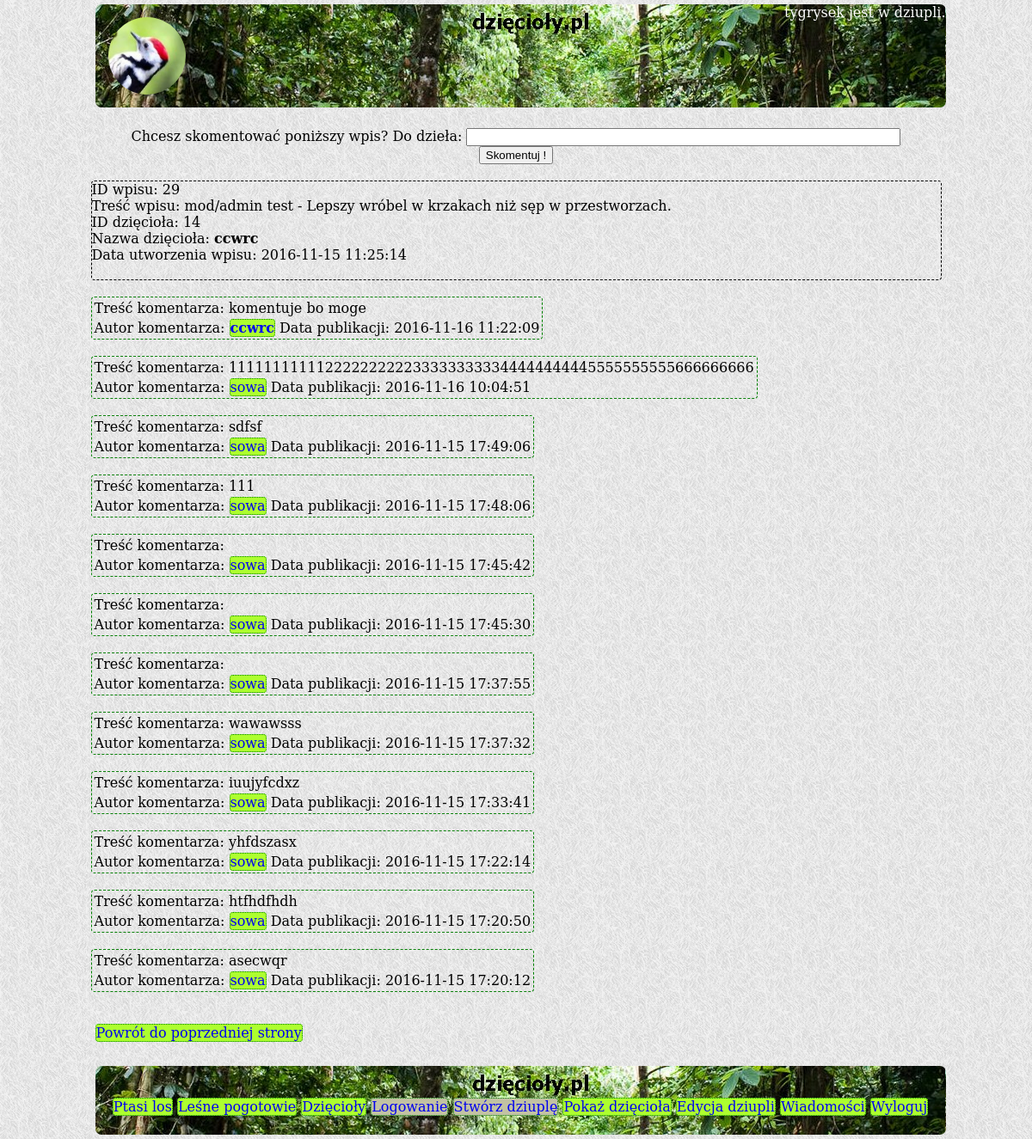
Page /detail.php?tweetid=29&strangeuser=14 (signed in) on the committed database.
### tables this page shows
CREATE TABLE `tweet` (
  `tweet_id` int(11) NOT NULL,
  `tweet_user_id` int(11) NOT NULL,
  `tweet_text` varchar(250) NOT NULL,
  `tweet_date` datetime DEFAULT NULL
);

CREATE TABLE `users` (
  `user_id` int(11) NOT NULL,
  `user_name` varchar(255) NOT NULL,
  `hashed_password` varchar(60) NOT NULL,
  `user_email` varchar(255) NOT NULL
);

CREATE TABLE `comment` (
  `comment_id` int(11) NOT NULL,
  `comment_user_id` int(11) NOT NULL,
  `comment_tweet_id` int(11) NOT NULL,
  `comment_creation_date` datetime DEFAULT NULL,
  `comment_text` varchar(80) NOT NULL
);

### src/Tweet.php (called while the page is built, shortened)
<?php
class Tweet {
    private $id;
    private $userId;
    private $text;
    private $creationDate;
    public function __construct() {
        $this->id = -1;
        $this->userId = 0;
        $this->text = "";
        $this->creationDate = "";
    }
    public function getId() {
        return $this->id;
    }
    public function getUserId() {
        return $this->userId;
    }
    public function getText() {
        return $this->text;
    }
    public function getCreationDate() {
        return $this->creationDate;
    }
    static public function loadTweetById(mysqli $conn, $id) {
        $sql = "SELECT * FROM tweet WHERE tweet_id = $id";
        $result = $conn->query($sql);
        if ($result != false && $result->num_rows == 1) {
            $row = $result->fetch_assoc();
            $loadTweet = new Tweet();
            $loadTweet->id = $row['tweet_id'];
            $loadTweet->userId = $row['tweet_user_id'];
            $loadTweet->text = $row['tweet_text'];
            $loadTweet->creationDate = $row['tweet_date'];
            return $loadTweet;
        } else {
            return null;
        }
    }
}
?>

### src/User.php (called while the page is built, shortened)
<?php
class User {
    private $username;
    public function __construct() {
        $this->username = "";
    }
    public function getUsername() {
        return $this->username;
    }
    static public function loadUserById(mysqli $conn, $id){
        $sql = "SELECT * FROM users WHERE user_id=$id";
        $result = $conn->query($sql);
        if($result != false && $result->num_rows == 1) {
        $row = $result->fetch_assoc();
        $loadedUser = new User();
        $loadedUser->id = $row['user_id'];
        $loadedUser->username = $row['user_name'];
        $loadedUser->hashedPassword = $row['hashed_password'];
        $loadedUser->email = $row['user_email'];
        return $loadedUser;
        }
        return null;
     }
}
?>

### src/Comment.php (called while the page is built, shortened)
<?php
class Comment {
    private $userId;
    private $text;
    private $creationDate;
    public function __construct() {
        $this->userId = 0;
        $this->text = "";
        $this->creationDate = "";
    }
    public function getUserId() {
        return $this->userId;
    }
    public function getText() {
        return $this->text;
    }
    public function getCreationDate() {
        return $this->creationDate;
    }
    static public function loadAllCommentsByTweetId(mysqli $conn, $ctweetId) {
        $ctweetId = $conn->real_escape_string($ctweetId);
        $sql = "SELECT * FROM comment WHERE comment_tweet_id = $ctweetId "
                . "ORDER BY comment_creation_date DESC";
        $ret = [];
        $result = $conn->query($sql);
        if($result == true && $result->num_rows != 0) {
            foreach($result as $row) {
                $loadedComment = new Comment();
                $loadedComment->id = $row['comment_id'];
                $loadedComment->userId = $row['comment_user_id'];
                $loadedComment->tweetId = $row['comment_tweet_id'];
                $loadedComment->creationDate = $row['comment_creation_date'];
                $loadedComment->text = $row['comment_text'];
                $ret[] = $loadedComment;
            }
        }
        return $ret;
    }
}
?>

### src/arrays.php (called while the page is built)
<?php
$searchIn = [
    "https://www.google.pl/?gws_rd=ssl#q=", "http://www.bing.com/search?q=",
    "https://yandex.ru/search/?lr=10472&msid=1479322480.01653.22873.4847&text=",
    "http://www.ask.com/web?q=",
    "https://duckduckgo.com/?q=", "http://www.entireweb.com/#q="
];
$searchWords = [
    "korniki są smaczne", "dzięcioły terroryzują indonezję", "kuźnia dzięcioła",
    "szkolny dzięcioł", "dzięcioł reliktowy", "na co dybie w wielorybie czubek nosa eskimosa",
    "lepszy dzięcioł w garści niż gruszki na wierzbie",
    "Bądź wytrwały i bez przerwy potrząsaj drzewem, a zawsze z niego coś spadnie",
    "Lepiej mniej grzmotów w ustach i więcej piorunów w garści",
    "kto się bawi lasem, lepiej niedźwiedzia niż ludzi pamięta",
    "Dzięcioł drzewo kłuje i nos sobie psuje", "Dzięciołowi swój nos nie wadzi",
    "Ptak w klatce niewesoło śpiewa", "dzięcioły uganiają się za sikorkami"
];

### detail.php (the view, shortened to what this page needs)
<?php
  include_once "src/User.php";
  include_once "src/Tweet.php";
  include_once "src/connect.php";
  include_once 'src/Comment.php';
  include_once 'src/arrays.php';
  $searchMax = count($searchIn);
  $wordMax = count($searchWords);
  $randSearch = rand(1, $searchMax) - 1;
  $randWord = rand(1, $wordMax) - 1;
  $linkSearch = $searchIn[$randSearch];
  $linkWord = $searchWords[$randWord];
?>
<!DOCTYPE HTML>
<html lang="pl">
<head>
	<link rel="stylesheet" href="css/style.css" type="text/css" />
</head>
<body>
  <div class="container">
	  <div class="logo" id="mainBackLogo">
            <img class="logoimage" id="logoimage" src="img/logo.jpg">
            <div class="logged"> <?=$_SESSION['logged']?> jest w dziupli. </div>
	  </div>
      <div class="content">
      <br/>
      <center>
          <form method="POST" action="commentadded.php">
          Chcesz skomentować poniższy wpis? Do dzieła:
          <input type="text" size="60" name="newtweetcomment"
            pattern=".{3,60}" required title="Minimalna liczba znaków to 3, maksymalna 60"/> <br/>
          <input type="submit" value="Skomentuj !"/>
      </form>
      </center> <br/>
    <?php
    if (isset($_GET['tweetid']) && isset($_GET['strangeuser'])) {
      $conn = getDbConnection();
      $id = $_GET['tweetid'];
      $tweetDetail = Tweet::loadTweetById($conn, $id);
      $userId = $tweetDetail->getUserId();
      echo "<div class=\"tweetbold\">";
      echo "ID wpisu: " . $tweetDetail->getId() . "<br/>";
      echo "Treść wpisu: " . $tweetDetail->getText() . "<br/>";
      echo "ID dzięcioła: " . $tweetDetail->getUserId() . "<br/>";
      echo "Nazwa dzięcioła: " . User::loadUserById($conn, $userId)->getUsername(). "<br/>";
      echo "Data utworzenia wpisu: " . $tweetDetail->getCreationDate() . "<br/><br/>";
      echo "</div><br/>";
      $allComments = Comment::loadAllCommentsByTweetId($conn, $_GET['tweetid']);
      foreach ($allComments as $comment) {
        $commentUserId = $comment->getUserId();
        echo "<table class='tweet'>";
        echo "<tr><td> ";
        echo "Treść komentarza: " . $comment->getText();
        echo "</td></tr> <tr><td>";
        echo "Autor komentarza: <a href=\"showuser.php?strangeuser=$commentUserId\">" .User::loadUserById($conn, $commentUserId)->getUsername(). "</a> ";
        echo "Data publikacji: " . $comment->getCreationDate();
        echo "</td></tr>";
        echo "</table> <br/>";
      }
     echo "<br/>";
     echo "&nbsp;"."<a href=\"showuser.php?strangeuser=".$tweetDetail->getUserId()."\">Powrót do poprzedniej strony</a>";
     echo "<br/><br/>";
    }
    ?>
      <br/><br/><br/><br/><br/>
      </div>
      <div class ="footer">
                  <br/><br/>
                  <a href="<?=$linkSearch?><?=$linkWord?>" target="_blank">Ptasi los</a>
                  <a href="http://www.lesnepogotowie.pl/" target="_blank">Leśne pogotowie</a>
		  <a href="index.php">Dzięcioły</a>
		  <a id="footerlink2" href="logon.php">Logowanie</a>
		  <a id="footerlink3" href="create.php">Stwórz dziuplę</a>
		  <a href="showuser.php">Pokaż dzięcioła</a>
		  <a href="edituser.php">Edycja dziupli</a>
		  <a href="messages.php">Wiadomości</a>
		  <a href="logoff.php">Wyloguj</a>
      </div>
  </div>
</body>
</html>

### css/style.css (style rules this page uses)
html, body { font-family: 'DejaVu Serif', 'Liberation Serif'; margin:0; padding:0; height:100%; background-image: url("../img/grey_sandbag.png"); }
div.container { min-height:100%; position:relative; width: 989px; margin: 0 auto; }
div.logo { background-image: url("../img/backlogo.jpg"); width: 989px; min-height:120px; margin: 5px; border-radius: 7px; }
div.content { width: 989px; }
div.footer { clear: both; position: fixed; bottom: 0; background-image: url("../img/backlogo.jpg"); width: 989px; min-height:80px; margin: 5px; border-radius: 7px; text-align: center; color: white; }
.logoimage { height: 90px; width: 90px; border-radius: 45px; margin: 15px; float: left; }
a { border: dotted 1px; border-radius: 4px; border-color: green; text-decoration: none; background-color: greenyellow; }
.tweet { border: dashed 1px green; border-radius: 4px; }
.tweetbold { border: dashed 1px black; border-radius: 4px; }
div.logged { text-align: right; color: white; }
#footerlink8, #footerlink7, #footerlink6, #footerlink5, #footerlink4, #footerlink3, #footerlink2 { background-color: #c2c2a3; }

### rows in the picture
tweet: tweet_id "29", tweet_text "mod/admin test - Lepszy wróbel w krzakach niż sęp w przestworzach.", tweet_user "14", tweet_user.user_name "ccwrc", tweet_date "2016-11-15 11:25:14"
comment: comment_text "komentuje bo moge", comment_user.user_name "ccwrc", comment_creation_date "2016-11-16 11:22:09"
comment: comment_text "111111111112222222222333333333344444444445555555555666666666", comment_user.user_name "sowa", comment_creation_date "2016-11-16 10:04:51"
comment: comment_text "sdfsf", comment_user.user_name "sowa", comment_creation_date "2016-11-15 17:49:06"
comment: comment_text "111", comment_user.user_name "sowa", comment_creation_date "2016-11-15 17:48:06"
comment: comment_user.user_name "sowa", comment_creation_date "2016-11-15 17:45:42"
comment: comment_user.user_name "sowa", comment_creation_date "2016-11-15 17:45:30"
comment: comment_user.user_name "sowa", comment_creation_date "2016-11-15 17:37:55"
comment: comment_text "wawawsss", comment_user.user_name "sowa", comment_creation_date "2016-11-15 17:37:32"
comment: comment_text "iuujyfcdxz", comment_user.user_name "sowa", comment_creation_date "2016-11-15 17:33:41"
comment: comment_text "yhfdszasx", comment_user.user_name "sowa", comment_creation_date "2016-11-15 17:22:14"
comment: comment_text "htfhdfhdh", comment_user.user_name "sowa", comment_creation_date "2016-11-15 17:20:50"
comment: comment_text "asecwqr", comment_user.user_name "sowa", comment_creation_date "2016-11-15 17:20:12"

### other values in the picture
$_SESSION['logged'] "tygrysek"
